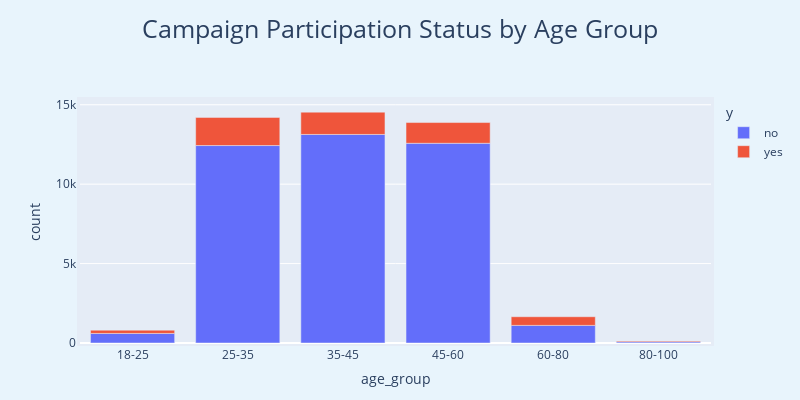

Notebook code cell kept with this figure:
### Code cell
# Yaş aralıklarını belirleme
bins = [18, 25, 35, 45, 60, 80, 100]
labels = ["18-25", "25-35", "35-45", "45-60", "60-80","80-100"]

df_feature = data.copy(deep = True)
# Yaşları aralıklara ayırma
df_feature['age_group'] = pd.cut(data['age'], bins = bins, labels = labels, right=False)

# Gruplandırma ve kredi durumunu analiz etme
target_vs_age_group = df_feature.groupby(['age_group', 'y'], observed = False).size().reset_index(name='count')


fig = px.bar(target_vs_age_group, x = "age_group", y = "count", color = "y", title = "Campaign Participation Status by Age Group")

fig.update_layout(
    title_font = dict(size=25),
    title_x = 0.5,
    title_y = 0.95,
    width =800,
    height = 400,
    margin = dict(l = 80,
                r = 80,
                b = 30,
                t = 100, 
                pad = 3),
    paper_bgcolor = "#e8f4fc",
)

fig.show()

### Figure 1 — Plotly figure (JSON) as saved in the notebook; plotly's stock layout.template omitted (floating-point values rounded to 4 significant figures)
{"data": [{"alignmentgroup": "True", "hovertemplate": "y=no<br>age_group=%{x}<br>count=%{y}<extra></extra>", "legendgroup": "no", "marker": {"color": "#636efa", "pattern": {"shape": ""}}, "name": "no", "offsetgroup": "no", "orientation": "v", "showlegend": true, "textposition": "auto", "type": "bar", "visible": true, "x": ["18-25", "25-35", "35-45", "45-60", "60-80", "80-100"], "xaxis": "x", "y": [602, 12431, 13130, 12575, 1109, 75], "yaxis": "y"}, {"alignmentgroup": "True", "hovertemplate": "y=yes<br>age_group=%{x}<br>count=%{y}<extra></extra>", "legendgroup": "yes", "marker": {"color": "#EF553B", "pattern": {"shape": ""}}, "name": "yes", "offsetgroup": "yes", "orientation": "v", "showlegend": true, "textposition": "auto", "type": "bar", "visible": true, "x": ["18-25", "25-35", "35-45", "45-60", "60-80", "80-100"], "xaxis": "x", "y": [207, 1773, 1404, 1305, 545, 55], "yaxis": "y"}], "layout": {"barmode": "relative", "height": 400, "legend": {"title": {"text": "y"}, "tracegroupgap": 0}, "margin": {"b": 30, "l": 80, "pad": 3, "r": 80, "t": 100}, "paper_bgcolor": "#e8f4fc", "title": {"font": {"size": 25}, "text": "Campaign Participation Status by Age Group", "x": 0.5, "y": 0.95}, "width": 800, "xaxis": {"anchor": "y", "autorange": true, "domain": [0, 1], "range": [-0.5, 5.5], "showspikes": false, "title": {"text": "age_group"}, "type": "category"}, "yaxis": {"anchor": "x", "autorange": true, "domain": [0, 1], "range": [0, 15300.0], "showspikes": false, "title": {"text": "count"}, "type": "linear"}}}
